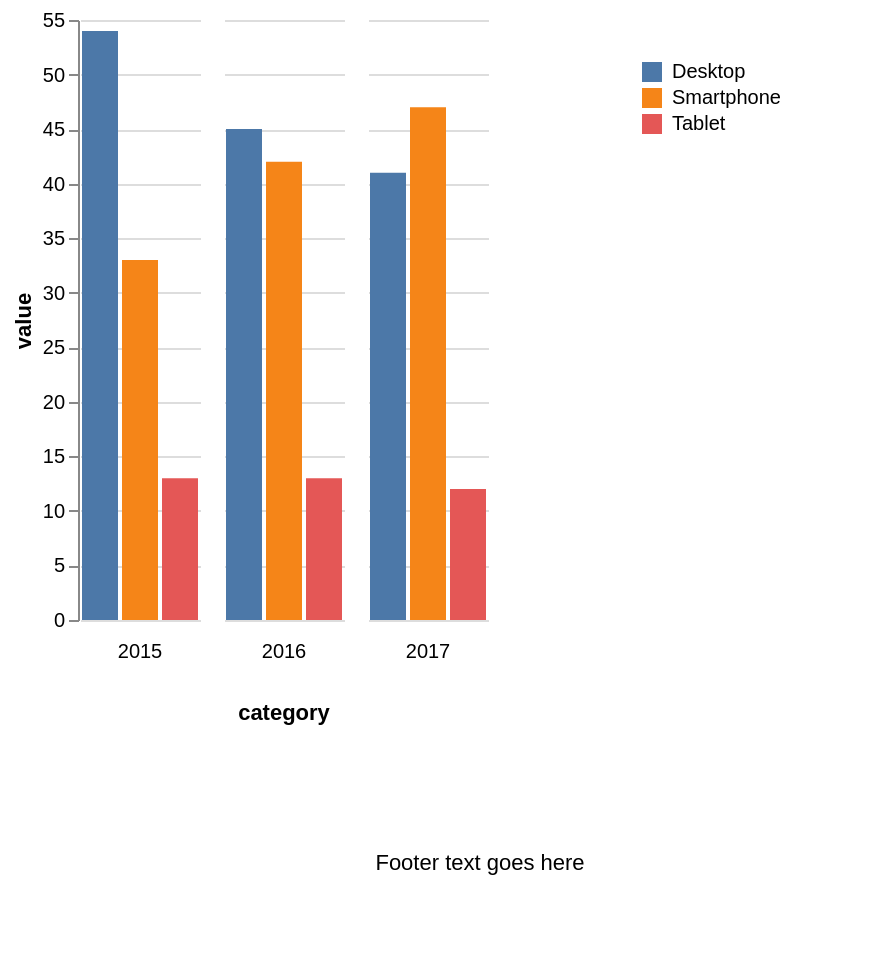

Here is the Vega-Lite specification saved for this chart:
### Vega-Lite specification from a JSON file in a GitHub repository (floating-point values rounded to 4 significant figures)
{"$schema": "https://vega.github.io/schema/vega-lite/v5.json", "config": {"view": {"stroke": "transparent", "continuousWidth": 400}, "facet": {"spacing": 10}}, "vconcat": [{"data": {"values": [{"category": "2015", "group": "Smartphone", "value": 33}, {"category": "2016", "group": "Smartphone", "value": 42}, {"category": "2017", "group": "Smartphone", "value": 47}, {"category": "2015", "group": "Desktop", "value": 54}, {"category": "2016", "group": "Desktop", "value": 45}, {"category": "2017", "group": "Desktop", "value": 41}, {"category": "2015", "group": "Tablet", "value": 13}, {"category": "2016", "group": "Tablet", "value": 13}, {"category": "2017", "group": "Tablet", "value": 12}]}, "mark": {"type": "bar"}, "encoding": {"column": {"field": "category", "header": {"orient": "bottom"}}, "y": {"field": "value", "type": "quantitative"}, "x": {"field": "group", "axis": null}, "color": {"field": "group", "legend": {"legendX": 280, "legendY": 20, "orient": "none"}, "title": ""}}, "spec": {"mark": "bar", "encoding": {"y": {"field": "value", "type": "quantitative", "axis": {"title": "Index score (1 = full unequality, 100 = full equality)"}}, "x": {"field": "Entity", "type": "ordinal"}, "color": {"field": "Entity", "type": "nominal", "legend": null, "scale": {"scheme": "category10"}}}}}, {"width": 400, "height": 100, "data": {"values": [{"text": "Footer text goes here"}]}, "mark": {"type": "text", "align": "center", "baseline": "middle", "opacity": 1}, "encoding": {"text": {"field": "text", "type": "nominal"}}}], "name": "m6020"}
